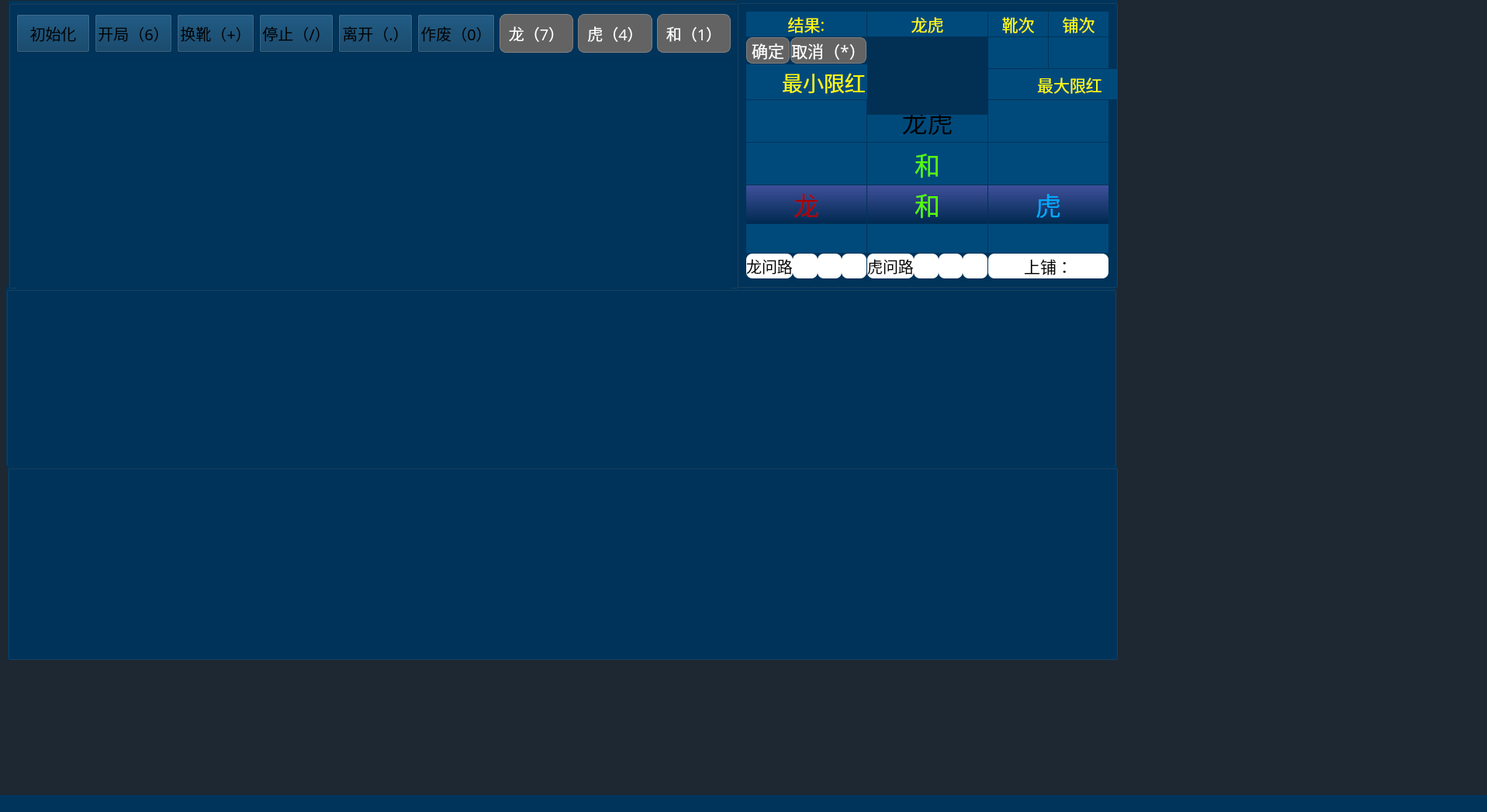
<?xml version="1.0" encoding="UTF-8"?>
<ui version="4.0">
 <class>MainWindow</class>
 <widget class="QMainWindow" name="MainWindow">
  <property name="geometry">
   <rect>
    <x>0</x>
    <y>0</y>
    <width>1917</width>
    <height>1047</height>
   </rect>
  </property>
  <property name="windowTitle">
   <string>MainWindow</string>
  </property>
  <property name="styleSheet">
   <string notr="true">background-color: rgb(0, 52, 91);</string>
  </property>
  <widget class="QWidget" name="centralwidget">
   <property name="styleSheet">
    <string notr="true">background-color: rgb(30, 40, 50);</string>
   </property>
   <widget class="QGroupBox" name="groupBox_3">
    <property name="geometry">
     <rect>
      <x>8</x>
      <y>370</y>
      <width>1431</width>
      <height>231</height>
     </rect>
    </property>
    <property name="styleSheet">
     <string notr="true">background-color: rgb(0, 52, 91);
</string>
    </property>
    <property name="title">
     <string/>
    </property>
    <layout class="QVBoxLayout" name="verticalLayout_4">
     <item>
      <layout class="QGridLayout" name="gridLayout_4">
       <property name="spacing">
        <number>1</number>
       </property>
      </layout>
     </item>
    </layout>
   </widget>
   <widget class="QGroupBox" name="groupBox_4">
    <property name="geometry">
     <rect>
      <x>10</x>
      <y>600</y>
      <width>1431</width>
      <height>251</height>
     </rect>
    </property>
    <property name="styleSheet">
     <string notr="true">background-color: rgb(0, 52, 91);
</string>
    </property>
    <property name="title">
     <string/>
    </property>
    <layout class="QVBoxLayout" name="verticalLayout_5">
     <item>
      <layout class="QGridLayout" name="gridLayout_5">
       <property name="spacing">
        <number>1</number>
       </property>
      </layout>
     </item>
    </layout>
   </widget>
   <widget class="QGroupBox" name="groupBox_2">
    <property name="geometry">
     <rect>
      <x>950</x>
      <y>0</y>
      <width>491</width>
      <height>371</height>
     </rect>
    </property>
    <property name="styleSheet">
     <string notr="true">background-color: rgb(0, 52, 91);</string>
    </property>
    <property name="title">
     <string/>
    </property>
    <layout class="QVBoxLayout" name="verticalLayout_3">
     <item>
      <layout class="QGridLayout" name="gridLayout">
       <property name="spacing">
        <number>1</number>
       </property>
       <item row="3" column="3">
        <widget class="QLabel" name="label_tieMaxLimit">
         <property name="font">
          <font>
           <family>方正粗黑宋简体</family>
           <pointsize>30</pointsize>
          </font>
         </property>
         <property name="styleSheet">
          <string notr="true">background-color: rgb(0, 74, 123);
color: rgb(255, 255, 255);</string>
         </property>
         <property name="text">
          <string/>
         </property>
         <property name="alignment">
          <set>Qt::AlignCenter</set>
         </property>
        </widget>
       </item>
       <item row="5" column="3">
        <widget class="QLabel" name="label_score_tiger">
         <property name="font">
          <font>
           <family>方正粗黑宋简体</family>
           <pointsize>20</pointsize>
          </font>
         </property>
         <property name="styleSheet">
          <string notr="true">background-color: rgb(0, 74, 123);
color: rgb(255, 255, 255);</string>
         </property>
         <property name="text">
          <string/>
         </property>
         <property name="alignment">
          <set>Qt::AlignCenter</set>
         </property>
        </widget>
       </item>
       <item row="3" column="2">
        <widget class="QLabel" name="label_same">
         <property name="font">
          <font>
           <family>方正粗黑宋简体</family>
           <pointsize>25</pointsize>
          </font>
         </property>
         <property name="styleSheet">
          <string notr="true">background-color: rgb(0, 74, 123);
color: rgb(85, 255, 0);</string>
         </property>
         <property name="text">
          <string>和</string>
         </property>
         <property name="alignment">
          <set>Qt::AlignCenter</set>
         </property>
        </widget>
       </item>
       <item row="4" column="1">
        <widget class="QLabel" name="label_long_score">
         <property name="font">
          <font>
           <family>方正粗黑宋简体</family>
           <pointsize>25</pointsize>
          </font>
         </property>
         <property name="whatsThis">
          <string>&lt;html&gt;&lt;head/&gt;&lt;body&gt;&lt;p&gt;&lt;span style=&quot; color:#aa0000;&quot;&gt;龙&lt;/span&gt;&lt;/p&gt;&lt;/body&gt;&lt;/html&gt;</string>
         </property>
         <property name="styleSheet">
          <string notr="true">background-color: qlineargradient(spread:pad, x1:0, y1:1, x2:0, y2:0, stop:0 rgba(0, 41, 80, 255), stop:1 rgba(63, 80, 155, 255));
color: rgb(170, 0, 0);</string>
         </property>
         <property name="text">
          <string>龙</string>
         </property>
         <property name="alignment">
          <set>Qt::AlignCenter</set>
         </property>
        </widget>
       </item>
       <item row="5" column="1">
        <widget class="QLabel" name="label_score_long">
         <property name="font">
          <font>
           <family>方正粗黑宋简体</family>
           <pointsize>20</pointsize>
          </font>
         </property>
         <property name="styleSheet">
          <string notr="true">background-color: rgb(0, 74, 123);
color: rgb(255, 255, 255);</string>
         </property>
         <property name="text">
          <string/>
         </property>
         <property name="alignment">
          <set>Qt::AlignCenter</set>
         </property>
        </widget>
       </item>
       <item row="1" column="1">
        <layout class="QVBoxLayout" name="verticalLayout_9">
         <item>
          <layout class="QHBoxLayout" name="horizontalLayout_16">
           <item>
            <widget class="QPushButton" name="pu_enter">
             <property name="enabled">
              <bool>false</bool>
             </property>
             <property name="font">
              <font>
               <family>方正粗黑宋简体</family>
               <pointsize>16</pointsize>
              </font>
             </property>
             <property name="styleSheet">
              <string notr="true">QPushButton{color: rgb(255, 255, 255);background:rgb(60, 160, 74);border:1px solid grey; border-radius: 8px;}
QPushButton:hover{border-color:rgb(139,170,105)}
QPushButton:pressed{border-color:gray;background-color: rgb(39, 78, 55);}
QPushButton:disabled{border-color:gray;background-color: rgb(99, 99, 99);
}</string>
             </property>
             <property name="text">
              <string>确定</string>
             </property>
             <property name="shortcut">
              <string>Enter</string>
             </property>
            </widget>
           </item>
           <item>
            <widget class="QPushButton" name="pu_cancel">
             <property name="enabled">
              <bool>false</bool>
             </property>
             <property name="font">
              <font>
               <family>方正粗黑宋简体</family>
               <pointsize>16</pointsize>
              </font>
             </property>
             <property name="cursor">
              <cursorShape>ArrowCursor</cursorShape>
             </property>
             <property name="styleSheet">
              <string notr="true">QPushButton{color: rgb(255, 255, 255);background:rgb(60, 160, 74);border:1px solid grey; border-radius: 8px;}
QPushButton:hover{border-color:rgb(139,170,105)}
QPushButton:pressed{border-color:gray;background-color: rgb(39, 78, 55);}
QPushButton:disabled{border-color:gray;background-color: rgb(99, 99, 99);
}</string>
             </property>
             <property name="text">
              <string>取消（*）</string>
             </property>
             <property name="shortcut">
              <string>*</string>
             </property>
            </widget>
           </item>
          </layout>
         </item>
         <item>
          <widget class="QLabel" name="label_min_red">
           <property name="minimumSize">
            <size>
             <width>200</width>
             <height>0</height>
            </size>
           </property>
           <property name="maximumSize">
            <size>
             <width>210</width>
             <height>16777215</height>
            </size>
           </property>
           <property name="font">
            <font>
             <family>方正粗黑宋简体</family>
             <pointsize>20</pointsize>
            </font>
           </property>
           <property name="styleSheet">
            <string notr="true">background-color: rgb(0, 74, 123);
color: rgb(255, 255, 0);</string>
           </property>
           <property name="text">
            <string>最小限红</string>
           </property>
           <property name="alignment">
            <set>Qt::AlignCenter</set>
           </property>
          </widget>
         </item>
        </layout>
       </item>
       <item row="4" column="3">
        <widget class="QLabel" name="label_tiger_score">
         <property name="font">
          <font>
           <family>方正粗黑宋简体</family>
           <pointsize>25</pointsize>
          </font>
         </property>
         <property name="styleSheet">
          <string notr="true">background-color: qlineargradient(spread:pad, x1:0, y1:1, x2:0, y2:0, stop:0 rgba(0, 41, 80, 255), stop:1 rgba(63, 80, 155, 255));
color: rgb(0, 170, 255);</string>
         </property>
         <property name="text">
          <string>虎</string>
         </property>
         <property name="alignment">
          <set>Qt::AlignCenter</set>
         </property>
        </widget>
       </item>
       <item row="2" column="2">
        <widget class="QLabel" name="label_126">
         <property name="minimumSize">
          <size>
           <width>0</width>
           <height>0</height>
          </size>
         </property>
         <property name="font">
          <font>
           <family>方正粗黑宋简体</family>
           <pointsize>25</pointsize>
          </font>
         </property>
         <property name="styleSheet">
          <string notr="true">background-color: rgb(0, 74, 123);</string>
         </property>
         <property name="text">
          <string>龙虎</string>
         </property>
         <property name="alignment">
          <set>Qt::AlignCenter</set>
         </property>
        </widget>
       </item>
       <item row="3" column="1">
        <widget class="QLabel" name="label_tieMinLimit">
         <property name="font">
          <font>
           <family>方正粗黑宋简体</family>
           <pointsize>30</pointsize>
          </font>
         </property>
         <property name="styleSheet">
          <string notr="true">background-color: rgb(0, 74, 123);
color: rgb(255, 255, 255);</string>
         </property>
         <property name="text">
          <string/>
         </property>
         <property name="alignment">
          <set>Qt::AlignCenter</set>
         </property>
        </widget>
       </item>
       <item row="0" column="2">
        <widget class="QLabel" name="label_longTiger">
         <property name="font">
          <font>
           <family>方正粗黑宋简体</family>
           <pointsize>16</pointsize>
          </font>
         </property>
         <property name="styleSheet">
          <string notr="true">background-color: rgb(0, 74, 123);
color: rgb(255, 255, 0);</string>
         </property>
         <property name="text">
          <string>龙虎</string>
         </property>
         <property name="alignment">
          <set>Qt::AlignCenter</set>
         </property>
        </widget>
       </item>
       <item row="0" column="3">
        <layout class="QHBoxLayout" name="horizontalLayout_19">
         <item>
          <widget class="QLabel" name="label_times_xue">
           <property name="font">
            <font>
             <family>方正粗黑宋简体</family>
             <pointsize>16</pointsize>
            </font>
           </property>
           <property name="styleSheet">
            <string notr="true">background-color: rgb(0, 74, 123);
color: rgb(255, 255, 0);</string>
           </property>
           <property name="text">
            <string>靴次</string>
           </property>
           <property name="alignment">
            <set>Qt::AlignCenter</set>
           </property>
          </widget>
         </item>
         <item>
          <widget class="QLabel" name="label_times_pu">
           <property name="font">
            <font>
             <family>方正粗黑宋简体</family>
             <pointsize>16</pointsize>
            </font>
           </property>
           <property name="styleSheet">
            <string notr="true">background-color: rgb(0, 74, 123);
color: rgb(255, 255, 0);</string>
           </property>
           <property name="text">
            <string>铺次</string>
           </property>
           <property name="alignment">
            <set>Qt::AlignCenter</set>
           </property>
          </widget>
         </item>
        </layout>
       </item>
       <item row="1" column="2">
        <widget class="QLabel" name="label_VIP_level">
         <property name="minimumSize">
          <size>
           <width>210</width>
           <height>100</height>
          </size>
         </property>
         <property name="font">
          <font>
           <family>方正粗黑宋简体</family>
           <pointsize>20</pointsize>
          </font>
         </property>
         <property name="styleSheet">
          <string notr="true">background-color: rgb(2, 48, 84);
color: rgb(255, 255, 0);</string>
         </property>
         <property name="text">
          <string/>
         </property>
         <property name="alignment">
          <set>Qt::AlignCenter</set>
         </property>
        </widget>
       </item>
       <item row="4" column="2">
        <widget class="QLabel" name="label_same_score">
         <property name="font">
          <font>
           <family>方正粗黑宋简体</family>
           <pointsize>25</pointsize>
          </font>
         </property>
         <property name="styleSheet">
          <string notr="true">background-color: qlineargradient(spread:pad, x1:0, y1:1, x2:0, y2:0, stop:0 rgba(0, 41, 80, 255), stop:1 rgba(63, 80, 155, 255));
color: rgb(85, 255, 0);</string>
         </property>
         <property name="text">
          <string>和</string>
         </property>
         <property name="alignment">
          <set>Qt::AlignCenter</set>
         </property>
        </widget>
       </item>
       <item row="1" column="3">
        <layout class="QVBoxLayout" name="verticalLayout_10">
         <item>
          <layout class="QHBoxLayout" name="horizontalLayout_17">
           <item>
            <widget class="QLabel" name="label_xues">
             <property name="font">
              <font>
               <family>方正粗黑宋简体</family>
               <pointsize>20</pointsize>
              </font>
             </property>
             <property name="styleSheet">
              <string notr="true">background-color: rgb(0, 74, 123);</string>
             </property>
             <property name="text">
              <string/>
             </property>
             <property name="alignment">
              <set>Qt::AlignCenter</set>
             </property>
            </widget>
           </item>
           <item>
            <widget class="QLabel" name="label_pus">
             <property name="font">
              <font>
               <family>方正粗黑宋简体</family>
               <pointsize>20</pointsize>
              </font>
             </property>
             <property name="styleSheet">
              <string notr="true">background-color: rgb(0, 74, 123);</string>
             </property>
             <property name="text">
              <string/>
             </property>
             <property name="alignment">
              <set>Qt::AlignCenter</set>
             </property>
            </widget>
           </item>
          </layout>
         </item>
         <item>
          <widget class="QLabel" name="label_max_red">
           <property name="minimumSize">
            <size>
             <width>210</width>
             <height>0</height>
            </size>
           </property>
           <property name="font">
            <font>
             <family>方正粗黑宋简体</family>
             <pointsize>16</pointsize>
            </font>
           </property>
           <property name="styleSheet">
            <string notr="true">background-color: rgb(0, 74, 123);
color: rgb(255, 255, 0);</string>
           </property>
           <property name="text">
            <string>最大限红</string>
           </property>
           <property name="alignment">
            <set>Qt::AlignCenter</set>
           </property>
          </widget>
         </item>
        </layout>
       </item>
       <item row="5" column="2">
        <widget class="QLabel" name="label_score_same">
         <property name="font">
          <font>
           <family>方正粗黑宋简体</family>
           <pointsize>20</pointsize>
          </font>
         </property>
         <property name="styleSheet">
          <string notr="true">background-color: rgb(0, 74, 123);
color: rgb(255, 255, 255);</string>
         </property>
         <property name="text">
          <string/>
         </property>
         <property name="alignment">
          <set>Qt::AlignCenter</set>
         </property>
        </widget>
       </item>
       <item row="6" column="3">
        <widget class="QLabel" name="label_up_pave">
         <property name="minimumSize">
          <size>
           <width>0</width>
           <height>0</height>
          </size>
         </property>
         <property name="font">
          <font>
           <family>方正粗黑宋简体</family>
           <pointsize>16</pointsize>
          </font>
         </property>
         <property name="styleSheet">
          <string notr="true">background-color: rgb(255, 255, 255);
border-radius: 8px;</string>
         </property>
         <property name="text">
          <string>上铺：</string>
         </property>
         <property name="alignment">
          <set>Qt::AlignCenter</set>
         </property>
        </widget>
       </item>
       <item row="0" column="1">
        <widget class="QLabel" name="label_result">
         <property name="font">
          <font>
           <family>方正粗黑宋简体</family>
           <pointsize>16</pointsize>
          </font>
         </property>
         <property name="styleSheet">
          <string notr="true">background-color: rgb(0, 74, 123);
color: rgb(255, 255, 0);</string>
         </property>
         <property name="text">
          <string>结果:</string>
         </property>
         <property name="alignment">
          <set>Qt::AlignCenter</set>
         </property>
        </widget>
       </item>
       <item row="2" column="1">
        <widget class="QLabel" name="label_minLimit">
         <property name="minimumSize">
          <size>
           <width>0</width>
           <height>0</height>
          </size>
         </property>
         <property name="font">
          <font>
           <family>方正粗黑宋简体</family>
           <pointsize>30</pointsize>
          </font>
         </property>
         <property name="styleSheet">
          <string notr="true">background-color: rgb(0, 74, 123);
color: rgb(255, 255, 255);</string>
         </property>
         <property name="text">
          <string/>
         </property>
         <property name="alignment">
          <set>Qt::AlignCenter</set>
         </property>
        </widget>
       </item>
       <item row="2" column="3">
        <widget class="QLabel" name="label_maxLimit">
         <property name="font">
          <font>
           <family>方正粗黑宋简体</family>
           <pointsize>30</pointsize>
          </font>
         </property>
         <property name="styleSheet">
          <string notr="true">background-color: rgb(0, 74, 123);
color: rgb(255, 255, 255);</string>
         </property>
         <property name="text">
          <string/>
         </property>
         <property name="alignment">
          <set>Qt::AlignCenter</set>
         </property>
        </widget>
       </item>
       <item row="6" column="2">
        <layout class="QHBoxLayout" name="horizontalLayout_3">
         <property name="spacing">
          <number>0</number>
         </property>
         <item>
          <widget class="QLabel" name="label_143">
           <property name="font">
            <font>
             <family>方正粗黑宋简体</family>
             <pointsize>15</pointsize>
            </font>
           </property>
           <property name="styleSheet">
            <string notr="true">border-radius: 8px;
background-color: rgb(255, 255, 255);</string>
           </property>
           <property name="text">
            <string>虎问路</string>
           </property>
           <property name="alignment">
            <set>Qt::AlignCenter</set>
           </property>
          </widget>
         </item>
         <item>
          <widget class="QLabel" name="label_hwl_one">
           <property name="styleSheet">
            <string notr="true">border-radius: 8px;
background-color: rgb(255, 255, 255);</string>
           </property>
           <property name="text">
            <string/>
           </property>
          </widget>
         </item>
         <item>
          <widget class="QLabel" name="label_hwl_two">
           <property name="styleSheet">
            <string notr="true">border-radius: 8px;
background-color: rgb(255, 255, 255);</string>
           </property>
           <property name="text">
            <string/>
           </property>
          </widget>
         </item>
         <item>
          <widget class="QLabel" name="label_hwl_three">
           <property name="styleSheet">
            <string notr="true">border-radius: 8px;
background-color: rgb(255, 255, 255);</string>
           </property>
           <property name="text">
            <string/>
           </property>
          </widget>
         </item>
        </layout>
       </item>
       <item row="6" column="1">
        <layout class="QHBoxLayout" name="horizontalLayout_2">
         <property name="spacing">
          <number>0</number>
         </property>
         <item>
          <widget class="QLabel" name="label_142">
           <property name="font">
            <font>
             <family>方正粗黑宋简体</family>
             <pointsize>15</pointsize>
            </font>
           </property>
           <property name="styleSheet">
            <string notr="true">border-radius: 8px;
background-color: rgb(255, 255, 255);</string>
           </property>
           <property name="text">
            <string>龙问路</string>
           </property>
           <property name="alignment">
            <set>Qt::AlignCenter</set>
           </property>
          </widget>
         </item>
         <item>
          <widget class="QLabel" name="label_lwl_one">
           <property name="styleSheet">
            <string notr="true">border-radius: 8px;
background-color: rgb(255, 255, 255);</string>
           </property>
           <property name="text">
            <string/>
           </property>
          </widget>
         </item>
         <item>
          <widget class="QLabel" name="label_lwl_two">
           <property name="styleSheet">
            <string notr="true">border-radius: 8px;
background-color: rgb(255, 255, 255);</string>
           </property>
           <property name="text">
            <string/>
           </property>
          </widget>
         </item>
         <item>
          <widget class="QLabel" name="label_lwl_three">
           <property name="styleSheet">
            <string notr="true">border-radius: 8px;
background-color: rgb(255, 255, 255);</string>
           </property>
           <property name="text">
            <string/>
           </property>
          </widget>
         </item>
        </layout>
       </item>
      </layout>
     </item>
    </layout>
   </widget>
   <widget class="QLabel" name="label_count_down">
    <property name="geometry">
     <rect>
      <x>263</x>
      <y>449</y>
      <width>1521</width>
      <height>251</height>
     </rect>
    </property>
    <property name="font">
     <font>
      <family>方正粗黑宋简体</family>
      <pointsize>200</pointsize>
     </font>
    </property>
    <property name="styleSheet">
     <string notr="true">background-color: transparent;</string>
    </property>
    <property name="text">
     <string/>
    </property>
    <property name="alignment">
     <set>Qt::AlignCenter</set>
    </property>
   </widget>
   <widget class="QGroupBox" name="groupBox">
    <property name="geometry">
     <rect>
      <x>11</x>
      <y>1</y>
      <width>941</width>
      <height>371</height>
     </rect>
    </property>
    <property name="styleSheet">
     <string notr="true">background-color: rgb(0, 52, 91);</string>
    </property>
    <property name="title">
     <string/>
    </property>
    <widget class="QWidget" name="layoutWidget">
     <property name="geometry">
      <rect>
       <x>10</x>
       <y>80</y>
       <width>921</width>
       <height>351</height>
      </rect>
     </property>
     <layout class="QGridLayout" name="gridLayout_2">
      <property name="spacing">
       <number>1</number>
      </property>
     </layout>
    </widget>
    <widget class="QWidget" name="layoutWidget">
     <property name="geometry">
      <rect>
       <x>10</x>
       <y>10</y>
       <width>921</width>
       <height>64</height>
      </rect>
     </property>
     <layout class="QHBoxLayout" name="horizontalLayout">
      <property name="sizeConstraint">
       <enum>QLayout::SetMinimumSize</enum>
      </property>
      <property name="topMargin">
       <number>0</number>
      </property>
      <item>
       <widget class="QPushButton" name="pu_init">
        <property name="enabled">
         <bool>false</bool>
        </property>
        <property name="minimumSize">
         <size>
          <width>80</width>
          <height>50</height>
         </size>
        </property>
        <property name="font">
         <font>
          <family>方正粗黑宋简体</family>
          <pointsize>15</pointsize>
         </font>
        </property>
        <property name="styleSheet">
         <string notr="true">QPushButton{color: rgb(0, 0, 0);background-image: url(:/result/pu_yellow.png);}
QPushButton:pressed{border-color:gray;background-image: url(:/result/pu_yellow_an.png);
}
QPushButton:disabled{border-color:gray;background-image: url(:/result/pu_yellow_an.png);
}</string>
        </property>
        <property name="text">
         <string>初始化</string>
        </property>
       </widget>
      </item>
      <item>
       <widget class="QPushButton" name="pu_start">
        <property name="enabled">
         <bool>false</bool>
        </property>
        <property name="minimumSize">
         <size>
          <width>80</width>
          <height>50</height>
         </size>
        </property>
        <property name="font">
         <font>
          <family>方正粗黑宋简体</family>
          <pointsize>15</pointsize>
         </font>
        </property>
        <property name="acceptDrops">
         <bool>true</bool>
        </property>
        <property name="styleSheet">
         <string notr="true">QPushButton{color: rgb(0, 0, 0);background-image: url(:/result/pu_yellow.png);}
QPushButton:pressed{border-color:gray;background-image: url(:/result/pu_yellow_an.png);
}
QPushButton:disabled{border-color:gray;background-image: url(:/result/pu_yellow_an.png);
}</string>
        </property>
        <property name="text">
         <string>开局（6）</string>
        </property>
        <property name="shortcut">
         <string>6</string>
        </property>
       </widget>
      </item>
      <item>
       <widget class="QPushButton" name="pu_changeXue">
        <property name="enabled">
         <bool>false</bool>
        </property>
        <property name="minimumSize">
         <size>
          <width>80</width>
          <height>50</height>
         </size>
        </property>
        <property name="font">
         <font>
          <family>方正粗黑宋简体</family>
          <pointsize>15</pointsize>
         </font>
        </property>
        <property name="styleSheet">
         <string notr="true">QPushButton{color: rgb(0, 0, 0);background-image: url(:/result/pu_yellow.png);}
QPushButton:pressed{border-color:gray;background-image: url(:/result/pu_yellow_an.png);
}
QPushButton:disabled{border-color:gray;background-image: url(:/result/pu_yellow_an.png);
}</string>
        </property>
        <property name="text">
         <string>换靴（+）</string>
        </property>
        <property name="shortcut">
         <string>+</string>
        </property>
       </widget>
      </item>
      <item>
       <widget class="QPushButton" name="pu_stop">
        <property name="enabled">
         <bool>false</bool>
        </property>
        <property name="minimumSize">
         <size>
          <width>80</width>
          <height>50</height>
         </size>
        </property>
        <property name="font">
         <font>
          <family>方正粗黑宋简体</family>
          <pointsize>15</pointsize>
         </font>
        </property>
        <property name="styleSheet">
         <string notr="true">QPushButton{color: rgb(0, 0, 0);background-image: url(:/result/pu_yellow.png);}
QPushButton:pressed{border-color:gray;background-image: url(:/result/pu_yellow_an.png);
}
QPushButton:disabled{border-color:gray;background-image: url(:/result/pu_yellow_an.png);
}</string>
        </property>
        <property name="text">
         <string>停止（/）</string>
        </property>
        <property name="shortcut">
         <string>/</string>
        </property>
       </widget>
      </item>
      <item>
       <widget class="QPushButton" name="pu_leave">
        <property name="enabled">
         <bool>false</bool>
        </property>
        <property name="minimumSize">
         <size>
          <width>80</width>
          <height>50</height>
         </size>
        </property>
        <property name="font">
         <font>
          <family>方正粗黑宋简体</family>
          <pointsize>15</pointsize>
         </font>
        </property>
        <property name="styleSheet">
         <string notr="true">QPushButton{color: rgb(0, 0, 0);background-image: url(:/result/pu_yellow.png);}
QPushButton:pressed{border-color:gray;background-image: url(:/result/pu_yellow_an.png);
}
QPushButton:disabled{border-color:gray;background-image: url(:/result/pu_yellow_an.png);
}</string>
        </property>
        <property name="text">
         <string>离开（.）</string>
        </property>
        <property name="shortcut">
         <string>.</string>
        </property>
       </widget>
      </item>
      <item>
       <widget class="QPushButton" name="pu_useless">
        <property name="enabled">
         <bool>false</bool>
        </property>
        <property name="minimumSize">
         <size>
          <width>80</width>
          <height>50</height>
         </size>
        </property>
        <property name="font">
         <font>
          <family>方正粗黑宋简体</family>
          <pointsize>15</pointsize>
         </font>
        </property>
        <property name="styleSheet">
         <string notr="true">QPushButton{color: rgb(0, 0, 0);background-image: url(:/result/pu_yellow.png);}
QPushButton:pressed{border-color:gray;background-image: url(:/result/pu_yellow_an.png);
}
QPushButton:disabled{border-color:gray;background-image: url(:/result/pu_yellow_an.png);
}</string>
        </property>
        <property name="text">
         <string>作废（0）</string>
        </property>
        <property name="shortcut">
         <string>0</string>
        </property>
       </widget>
      </item>
      <item>
       <widget class="QPushButton" name="pu_long">
        <property name="enabled">
         <bool>false</bool>
        </property>
        <property name="minimumSize">
         <size>
          <width>80</width>
          <height>50</height>
         </size>
        </property>
        <property name="font">
         <font>
          <family>方正粗黑宋简体</family>
          <pointsize>15</pointsize>
         </font>
        </property>
        <property name="styleSheet">
         <string notr="true">QPushButton{color: rgb(255, 255, 255);background:rgb(180, 45, 55);border:1px solid grey; border-radius: 8px;}
QPushButton:hover{border-color:rgb(139,170,105)}
QPushButton:pressed{border-color:gray;background-color: rgb(114, 58, 62);}
QPushButton:disabled{border-color:gray;background-color: rgb(99, 99, 99);
}</string>
        </property>
        <property name="text">
         <string>龙（7）</string>
        </property>
        <property name="shortcut">
         <string>7</string>
        </property>
       </widget>
      </item>
      <item>
       <widget class="QPushButton" name="pu_tiger">
        <property name="enabled">
         <bool>false</bool>
        </property>
        <property name="minimumSize">
         <size>
          <width>80</width>
          <height>50</height>
         </size>
        </property>
        <property name="palette">
         <palette>
          <active>
           <colorrole role="WindowText">
            <brush brushstyle="SolidPattern">
             <color alpha="255">
              <red>255</red>
              <green>255</green>
              <blue>255</blue>
             </color>
            </brush>
           </colorrole>
           <colorrole role="Button">
            <brush brushstyle="SolidPattern">
             <color alpha="255">
              <red>50</red>
              <green>73</green>
              <blue>138</blue>
             </color>
            </brush>
           </colorrole>
           <colorrole role="Text">
            <brush brushstyle="SolidPattern">
             <color alpha="255">
              <red>255</red>
              <green>255</green>
              <blue>255</blue>
             </color>
            </brush>
           </colorrole>
           <colorrole role="ButtonText">
            <brush brushstyle="SolidPattern">
             <color alpha="255">
              <red>255</red>
              <green>255</green>
              <blue>255</blue>
             </color>
            </brush>
           </colorrole>
           <colorrole role="Base">
            <brush brushstyle="SolidPattern">
             <color alpha="255">
              <red>50</red>
              <green>73</green>
              <blue>138</blue>
             </color>
            </brush>
           </colorrole>
           <colorrole role="Window">
            <brush brushstyle="SolidPattern">
             <color alpha="255">
              <red>50</red>
              <green>73</green>
              <blue>138</blue>
             </color>
            </brush>
           </colorrole>
           <colorrole role="PlaceholderText">
            <brush brushstyle="NoBrush">
             <color alpha="128">
              <red>255</red>
              <green>255</green>
              <blue>255</blue>
             </color>
            </brush>
           </colorrole>
          </active>
          <inactive>
           <colorrole role="WindowText">
            <brush brushstyle="SolidPattern">
             <color alpha="255">
              <red>255</red>
              <green>255</green>
              <blue>255</blue>
             </color>
            </brush>
           </colorrole>
           <colorrole role="Button">
            <brush brushstyle="SolidPattern">
             <color alpha="255">
              <red>50</red>
              <green>73</green>
              <blue>138</blue>
             </color>
            </brush>
           </colorrole>
           <colorrole role="Text">
            <brush brushstyle="SolidPattern">
             <color alpha="255">
              <red>255</red>
              <green>255</green>
              <blue>255</blue>
             </color>
            </brush>
           </colorrole>
           <colorrole role="ButtonText">
            <brush brushstyle="SolidPattern">
             <color alpha="255">
              <red>255</red>
              <green>255</green>
              <blue>255</blue>
             </color>
            </brush>
           </colorrole>
           <colorrole role="Base">
            <brush brushstyle="SolidPattern">
             <color alpha="255">
              <red>50</red>
              <green>73</green>
              <blue>138</blue>
             </color>
            </brush>
           </colorrole>
           <colorrole role="Window">
            <brush brushstyle="SolidPattern">
             <color alpha="255">
              <red>50</red>
              <green>73</green>
              <blue>138</blue>
             </color>
            </brush>
           </colorrole>
           <colorrole role="PlaceholderText">
            <brush brushstyle="NoBrush">
             <color alpha="128">
              <red>255</red>
              <green>255</green>
              <blue>255</blue>
             </color>
            </brush>
           </colorrole>
          </inactive>
          <disabled>
           <colorrole role="WindowText">
            <brush brushstyle="SolidPattern">
             <color alpha="255">
              <red>255</red>
              <green>255</green>
              <blue>255</blue>
             </color>
            </brush>
           </colorrole>
           <colorrole role="Button">
            <brush brushstyle="SolidPattern">
             <color alpha="255">
              <red>99</red>
              <green>99</green>
              <blue>99</blue>
             </color>
            </brush>
           </colorrole>
           <colorrole role="Text">
            <brush brushstyle="SolidPattern">
             <color alpha="255">
              <red>255</red>
              <green>255</green>
              <blue>255</blue>
             </color>
            </brush>
           </colorrole>
           <colorrole role="ButtonText">
            <brush brushstyle="SolidPattern">
             <color alpha="255">
              <red>255</red>
              <green>255</green>
              <blue>255</blue>
             </color>
            </brush>
           </colorrole>
           <colorrole role="Base">
            <brush brushstyle="SolidPattern">
             <color alpha="255">
              <red>99</red>
              <green>99</green>
              <blue>99</blue>
             </color>
            </brush>
           </colorrole>
           <colorrole role="Window">
            <brush brushstyle="SolidPattern">
             <color alpha="255">
              <red>99</red>
              <green>99</green>
              <blue>99</blue>
             </color>
            </brush>
           </colorrole>
           <colorrole role="PlaceholderText">
            <brush brushstyle="NoBrush">
             <color alpha="128">
              <red>255</red>
              <green>255</green>
              <blue>255</blue>
             </color>
            </brush>
           </colorrole>
          </disabled>
         </palette>
        </property>
        <property name="font">
         <font>
          <family>方正粗黑宋简体</family>
          <pointsize>15</pointsize>
         </font>
        </property>
        <property name="styleSheet">
         <string notr="true">QPushButton{color: rgb(255, 255, 255);background:rgb(50, 73, 138);border:1px solid grey; border-radius: 8px;}
QPushButton:hover{border-color:rgb(139,170,105)}
QPushButton:pressed{border-color:gray;background-color:rgb(54, 65, 97);}
QPushButton:disabled{border-color:gray;background-color: rgb(99, 99, 99);
}</string>
        </property>
        <property name="text">
         <string>虎（4）</string>
        </property>
        <property name="shortcut">
         <string>4</string>
        </property>
       </widget>
      </item>
      <item>
       <widget class="QPushButton" name="pu_same">
        <property name="enabled">
         <bool>false</bool>
        </property>
        <property name="minimumSize">
         <size>
          <width>80</width>
          <height>50</height>
         </size>
        </property>
        <property name="font">
         <font>
          <family>方正粗黑宋简体</family>
          <pointsize>15</pointsize>
         </font>
        </property>
        <property name="styleSheet">
         <string notr="true">QPushButton{color: rgb(255, 255, 255);background:rgb(60, 160, 74);border:1px solid grey; border-radius: 8px;}
QPushButton:hover{border-color:rgb(139,170,105)}
QPushButton:pressed{border-color:gray;background-color: rgb(39, 78, 55);}
QPushButton:disabled{border-color:gray;background-color: rgb(99, 99, 99);
}</string>
        </property>
        <property name="text">
         <string>和（1）</string>
        </property>
        <property name="shortcut">
         <string>1</string>
        </property>
       </widget>
      </item>
     </layout>
    </widget>
   </widget>
  </widget>
  <widget class="QMenuBar" name="menubar">
   <property name="geometry">
    <rect>
     <x>0</x>
     <y>0</y>
     <width>1917</width>
     <height>22</height>
    </rect>
   </property>
  </widget>
  <widget class="QStatusBar" name="statusbar"/>
 </widget>
 <resources/>
 <connections/>
</ui>
